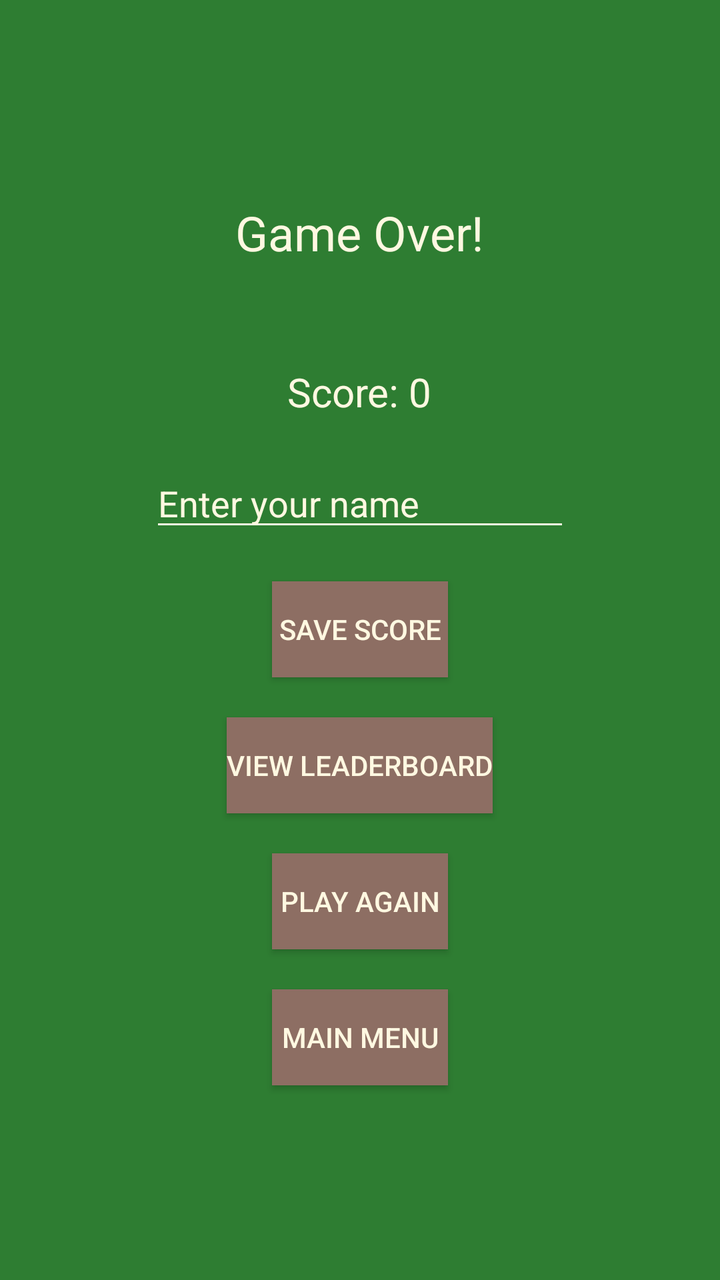
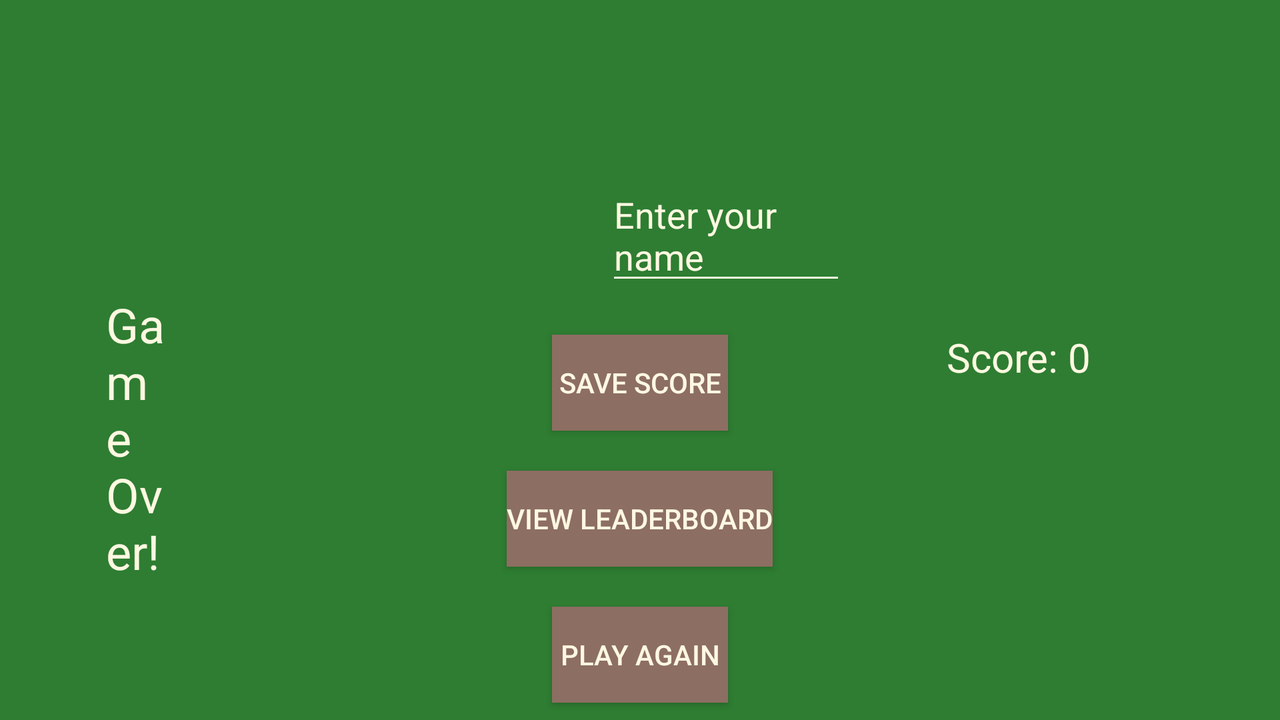

One screen, two layout resources from the same app: the default and the author's alternative for another configuration. Each is rendered where Android would select it; the XML of both is given below.
<!-- AndroidManifest.xml: application theme AppTheme -->
<!-- res/layout/activity_score.xml -->
<?xml version="1.0" encoding="utf-8"?>
<RelativeLayout
    xmlns:android="http://schemas.android.com/apk/res/android"
    android:layout_width="match_parent"
    android:layout_height="match_parent"
    android:background="@color/forest_green">

    <TextView
        android:id="@+id/scoreTitleTextView"
        android:layout_width="wrap_content"
        android:layout_height="wrap_content"
        android:text="@string/game_over"
        android:textSize="24sp"
        android:textColor="@color/soft_beige"
        android:layout_centerHorizontal="true"
        android:layout_marginTop="100dp"/>

    <TextView
        android:id="@+id/finalScoreTextView"
        android:layout_width="wrap_content"
        android:layout_height="wrap_content"
        android:text="@string/score_0"
        android:textSize="20sp"
        android:textColor="@color/soft_beige"
        android:layout_below="@id/scoreTitleTextView"
        android:layout_centerHorizontal="true"
        android:layout_marginTop="50dp"/>

    <EditText
        android:id="@+id/playerNameEditText"
        android:layout_width="wrap_content"
        android:layout_height="wrap_content"
        android:layout_below="@id/finalScoreTextView"
        android:layout_centerHorizontal="true"
        android:layout_marginTop="20dp"
        android:hint="Enter your name"
        android:textColor="@color/soft_beige"
        android:textColorHint="@color/soft_beige"
        android:backgroundTint="@color/soft_beige"
        android:ems="10" />

    <Button
        android:id="@+id/saveScoreButton"
        android:layout_width="wrap_content"
        android:layout_height="wrap_content"
        android:text="Save Score"
        android:background="@color/warm_brown"
        android:textColor="@color/soft_beige"
        android:layout_below="@id/playerNameEditText"
        android:layout_centerHorizontal="true"
        android:layout_marginTop="20dp"/>

    <Button
        android:id="@+id/leaderboardButton"
        android:layout_width="wrap_content"
        android:layout_height="wrap_content"
        android:text="View Leaderboard"
        android:background="@color/warm_brown"
        android:textColor="@color/soft_beige"
        android:layout_below="@id/saveScoreButton"
        android:layout_centerHorizontal="true"
        android:layout_marginTop="20dp"/>

    <Button
        android:id="@+id/playAgainButton"
        android:layout_width="wrap_content"
        android:layout_height="wrap_content"
        android:text="@string/play_again"
        android:background="@color/warm_brown"
        android:textColor="@color/soft_beige"
        android:layout_below="@id/leaderboardButton"
        android:layout_centerHorizontal="true"
        android:layout_marginTop="20dp"/>

    <Button
        android:id="@+id/mainMenuButton"
        android:layout_width="wrap_content"
        android:layout_height="wrap_content"
        android:text="@string/main_menu"
        android:background="@color/warm_brown"
        android:textColor="@color/soft_beige"
        android:layout_below="@id/playAgainButton"
        android:layout_centerHorizontal="true"
        android:layout_marginTop="20dp"/>

</RelativeLayout>
<!-- resources referenced by this layout -->
<resources>
  <color name="forest_green">#2E7D32</color>
  <color name="soft_beige">#FFF8E1</color>
  <color name="warm_brown">#8D6E63</color>
  <string name="game_over">Game Over!</string>
  <string name="main_menu">Main Menu</string>
  <string name="play_again">Play Again</string>
  <string name="score_0">Score: 0</string>
  <style name="AppTheme" parent="Theme.AppCompat.Light.DarkActionBar">
          <item name="colorPrimary">@color/forest_green</item>
          <item name="colorPrimaryDark">@color/darker_green</item>
          <item name="colorAccent">@color/warm_brown</item>
      </style>
  <color name="darker_green">#1B5E20</color>
</resources>
<!-- res/layout-land/activity_score.xml (the author's variant of the layout above) -->
<!-- drawn on the phone turned sideways -->
<?xml version="1.0" encoding="utf-8"?>
<RelativeLayout
    xmlns:android="http://schemas.android.com/apk/res/android"
    android:layout_width="match_parent"
    android:layout_height="match_parent"
    android:background="@color/forest_green">

    <TextView
        android:id="@+id/scoreTitleTextView"
        android:layout_width="wrap_content"
        android:layout_height="wrap_content"
        android:layout_alignParentStart="true"
        android:layout_alignParentTop="true"
        android:layout_alignParentEnd="true"
        android:layout_marginStart="53dp"
        android:layout_marginTop="146dp"
        android:layout_marginEnd="555dp"
        android:text="@string/game_over"
        android:textColor="@color/soft_beige"
        android:textSize="24sp" />

    <TextView
        android:id="@+id/finalScoreTextView"
        android:layout_width="wrap_content"
        android:layout_height="wrap_content"
        android:layout_alignEnd="@+id/scoreTitleTextView"
        android:layout_alignParentTop="true"
        android:layout_marginTop="165dp"
        android:layout_marginEnd="-461dp"
        android:text="@string/score_0"
        android:textColor="@color/soft_beige"
        android:textSize="20sp" />

    <EditText
        android:id="@+id/playerNameEditText"
        android:layout_width="wrap_content"
        android:layout_height="wrap_content"
        android:layout_alignParentStart="true"
        android:layout_alignParentTop="true"
        android:layout_alignParentEnd="true"
        android:layout_marginStart="303dp"
        android:layout_marginTop="85dp"
        android:layout_marginEnd="217dp"
        android:backgroundTint="@color/soft_beige"
        android:ems="10"
        android:hint="Enter your name"
        android:textColor="@color/soft_beige"
        android:textColorHint="@color/soft_beige" />

    <Button
        android:id="@+id/saveScoreButton"
        android:layout_width="wrap_content"
        android:layout_height="wrap_content"
        android:text="Save Score"
        android:background="@color/warm_brown"
        android:textColor="@color/soft_beige"
        android:layout_below="@id/playerNameEditText"
        android:layout_centerHorizontal="true"
        android:layout_marginTop="20dp"/>

    <Button
        android:id="@+id/leaderboardButton"
        android:layout_width="wrap_content"
        android:layout_height="wrap_content"
        android:text="View Leaderboard"
        android:background="@color/warm_brown"
        android:textColor="@color/soft_beige"
        android:layout_below="@id/saveScoreButton"
        android:layout_centerHorizontal="true"
        android:layout_marginTop="20dp"/>

    <Button
        android:id="@+id/playAgainButton"
        android:layout_width="wrap_content"
        android:layout_height="wrap_content"
        android:text="@string/play_again"
        android:background="@color/warm_brown"
        android:textColor="@color/soft_beige"
        android:layout_below="@id/leaderboardButton"
        android:layout_centerHorizontal="true"
        android:layout_marginTop="20dp"/>

    <Button
        android:id="@+id/mainMenuButton"
        android:layout_width="wrap_content"
        android:layout_height="wrap_content"
        android:text="@string/main_menu"
        android:background="@color/warm_brown"
        android:textColor="@color/soft_beige"
        android:layout_below="@id/playAgainButton"
        android:layout_centerHorizontal="true"
        android:layout_marginTop="20dp"/>

</RelativeLayout>
